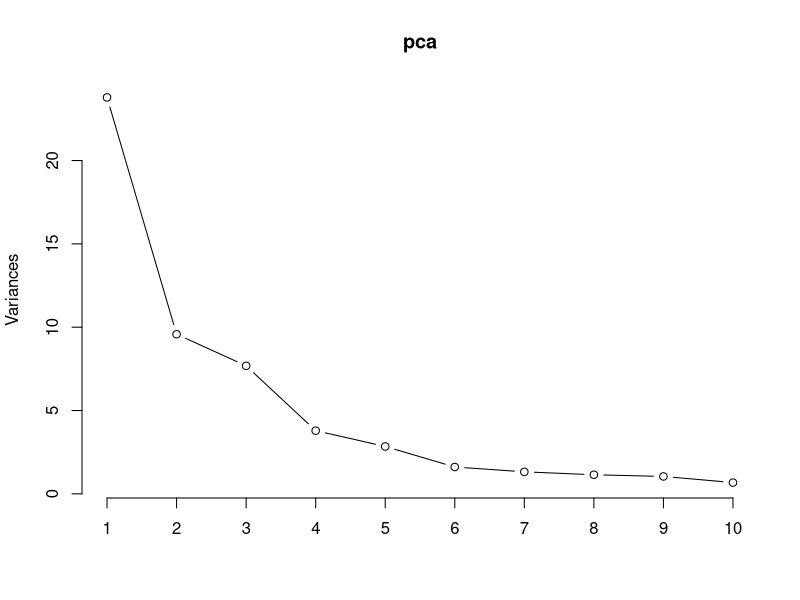
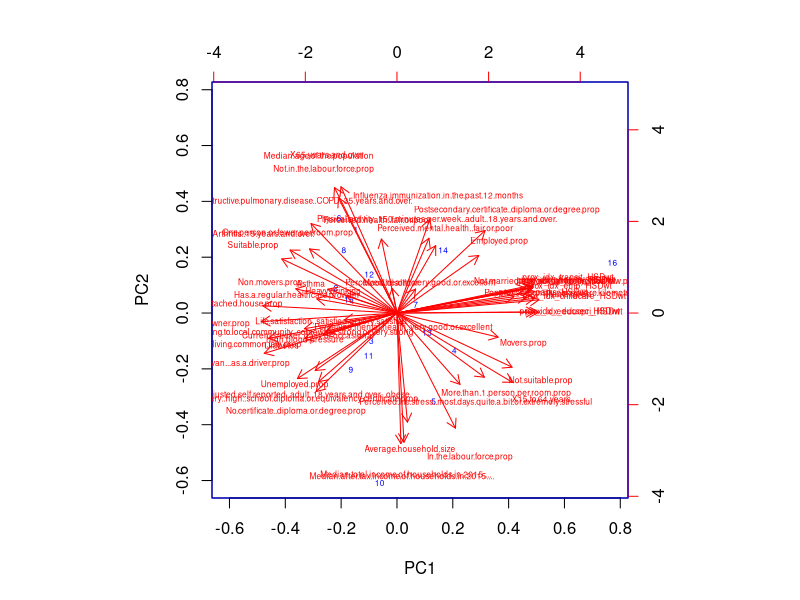

R code for these plots, in order:
## ---- chunk 1
# Import the necessary libraries
library(skimr)
## ---- chunk 2
# Import the PHU data
df_source = read.csv(file = 'merged_data_BC_HSD.csv', stringsAsFactors = FALSE, na.strings="", header=TRUE)
df <- df_source

colnames(df)
# skim(df)
# rownames(df)
# head(df)

## ---- chunk 3
# COPD - impute 0
df$Chronic.obstructive.pulmonary.disease..COPD..35.years.and.over.[is.na(df$Chronic.obstructive.pulmonary.disease..COPD..35.years.and.over.)] <- 0

# Breastfeeding variables and obesity in youth - remove
# Remove other variables not needed
# df <- df[,-c(1:2, 4:5, 32:42, 57:58, 60, 63, 78:99)] # Remove weighted prox scores
df <- df[,-c(1:2, 4:5, 32, 43:52, 56:58, 60, 63, 76, 78:79)] # Remove median prox scores

# rownames(df) <- df[,1]

# Convert percent data to proportions: 1. age group data 2. health data
# df[, c(16:34)] <- df[, c(16:34)]/100

colnames(df)
# head(df)

## ---- chunk 4
pca <- prcomp(df[,-c(1, 57)], scale = TRUE)
summary(pca)

## ---- chunk 5
# Scree plot
plot(pca, type="lines")

## ---- chunk 6
# # PCA graph using the base graphics function plot()
# plot(pca$x[,1], pca$x[,3])

# Biplot
biplot(pca, col = c("blue", "red"), cex = c(0.5,0.5))
# pca

## ---- chunk 7
# pca$x <- -pca$x
# pca$rotation <- -pca$rotation

# Extract the first 6 principal components (based on the Scree plot) for PCR
pcs <- pca$x[,c("PC1", "PC2", "PC3", "PC4", "PC5", "PC6")]

# Create a dataframe with reponse variable TOTAL proportion of COVID cases and explanatory variables (the PCs)
pcr_data <- as.data.frame(cbind(df[,"count_prop"], pcs))
head(pcr_data)

# Perform linear regression
phu_lm_total <- lm(V1~., data = pcr_data)
summary(phu_lm_total)

# Backwards Selection
phu_lm_total <- update(phu_lm_total, .~. -PC5)
summary(phu_lm_total)
phu_lm_total <- update(phu_lm_total, .~. -PC3)
summary(phu_lm_total)
phu_lm_total <- update(phu_lm_total, .~. -PC4)
summary(phu_lm_total)
phu_lm_total <- update(phu_lm_total, .~. -PC6)
summary(phu_lm_total)
phu_lm_total <- update(phu_lm_total, .~. -PC2)
summary(phu_lm_total)

## ---- chunk 8
pca$rotation[,c(1, 6)]

## ---- chunk 9
loading_scores <- pca$rotation[,1]
var_scores <- abs(loading_scores)

# Rank and show the top 10 loading score by magnitude
var_scores_ranked <- sort(var_scores, decreasing = TRUE)
top_10_var <- names(var_scores_ranked[1:10])
top_10_var

pca$rotation[top_10_var, 1] 
## ---- chunk 10
# library(ggplot2)
# library(grid)
# library(RColorBrewer)
# # colnames(df_source)
# density <- df_source[, 6]
# PCbiplot <- function(PC, x="PC1", y="PC2") {
#     # PC being a prcomp object
#     data <- data.frame(obsnames=row.names(PC$x), PC$x)
#     plot <- ggplot(data, aes_string(x=x, y=y)) + geom_point(aes(colour = density), alpha=1, size=2) + scale_color_gradient(low = "blue", high = "orange red")
#     plot <- last_plot() + theme_minimal()
#     # plot <- ggplot(data, aes_string(x=x, y=y)) + geom_text(alpha=.6, size=2.5, aes(label=obsnames))
#     # plot <- plot + geom_hline(aes(0), size=.2) + geom_vline(aes(0), size=.2)
#     datapc <- data.frame(varnames=rownames(PC$rotation), PC$rotation)
#     mult <- min(
#         (max(data[,y]) - min(data[,y])/(max(datapc[,y])-min(datapc[,y]))),
#         (max(data[,x]) - min(data[,x])/(max(datapc[,x])-min(datapc[,x])))
#         )
#     datapc <- transform(datapc,
#             v1 = .7 * mult * (get(x)),
#             v2 = .7 * mult * (get(y))
#             )
#     plot <- plot + coord_equal() + geom_text(data=datapc, aes(x=v1, y=v2, label=varnames), size = 3.5, vjust=1, color="red")
#     plot <- plot + geom_segment(data=datapc, aes(x=0, y=0, xend=v1, yend=v2), arrow=arrow(length=unit(0.2,"cm")), alpha=0.75, color="red")
#     plot
# }
# 
# PCbiplot(pca)

## ---- chunk 11
# # Use ggplot2 to plot the data
# library(ggplot2)
# pca.data <- data.frame(Sample = df$ENG_LABEL, X=pca$x[,1], Y=pca$x[,2])
# pca.data
# 
# ggplot(data=pca.data, aes(x=X, y=Y, label = Sample)) +
#   geom_text() + geom_point() +
#   xlab(paste("PC1 - ", pca.var.per[1], "%", sep = "")) +
#   ylab(paste("PC2 - ", pca.var.per[2], "%", sep = "")) +
#   theme_bw() +
#   ggtitle("PCA Graph")

## ---- chunk 12
## Factor Analysis
# Extract the predictor columns
# df2_prop2 <- df2_prop[,-c(1,2,3)]
# df_med2 <- df_med[,-c(1:4, 37:48)]


# Check KMO, Bartletts which tells us if FA is appropriate
# KMO values between 0.8 and 1 indicate the sampling is adequate.
# KMO values less than 0.6 indicate the sampling is not adequate and that remedial action should be taken. Some authors put this value at 0.5, so use your own judgment for values between 0.5 and 0.6.
# KMO Values close to zero means that there are large partial correlations compared to the sum of correlations. In other words, there are widespread correlations which are a large problem for factor analysis.
library(psych)

# KMO(cor(df2_prop2))
colnames(df)
KMO(cor(df[,-c(1, 59:60)]))
# We look for MSA > 0.5
# The following variables have MSA < 0.5
# Asthma
# Body.mass.index..adjusted.self.reported..adult..18.years.and.over...overweight
# Diabetes
# Has.a.regular.healthcare.provider
# Influenza.immunization.in.the.past.12.months
# Life.satisfaction..satisfied.or.very.satisfied
# Perceived.life.stress..most.days.quite.a.bit.or.extremely.stressful
# Perceived.mental.health..fair.or.poor 
# Perceived.mental.health..very.good.or.excellent 
# Physical.activity..150.minutes.per.week..adult..18.years.and.over. 
# Physical.activity..average.60.minutes.per.day..youth..12.to.17.years.old. 
# Sense.of.belonging.to.local.community..somewhat.strong.or.very.strong
# prox_idx_grocery_med 
# prox_idx_educsec_med 
# prox_idx_lib_med 

# print(cortest.bartlett(cor(df_med2), nrow(df_med2)))
print(cortest.bartlett(cor(df[,-c(1, 59:60)]), nrow(df[,-c(1, 59:60)])))
# Bartletts test of sphericity is significant

## ---- chunk 13
# # 3d plot
# options(rgl.useNULL = TRUE)
# library(rgl)
# with(total_fa, plot3d(V1, Factor1, Factor2, type="p"))
# triangles3d(total_fa[,1], total_fa[,2], total_fa[,3])
# rglwidget()
# 
# fit <- lm(V1~., total_fa)
# surfacefn <- function(x, y) cbind(1, x, y, z) %*% coef(fit)
# persp3d(surfacefn, add = TRUE, col = "blue")
## ---- chunk 14

## ---- chunk 15

## ---- chunk 16

## ---- chunk 17

## ---- chunk 18

## ---- chunk 19
